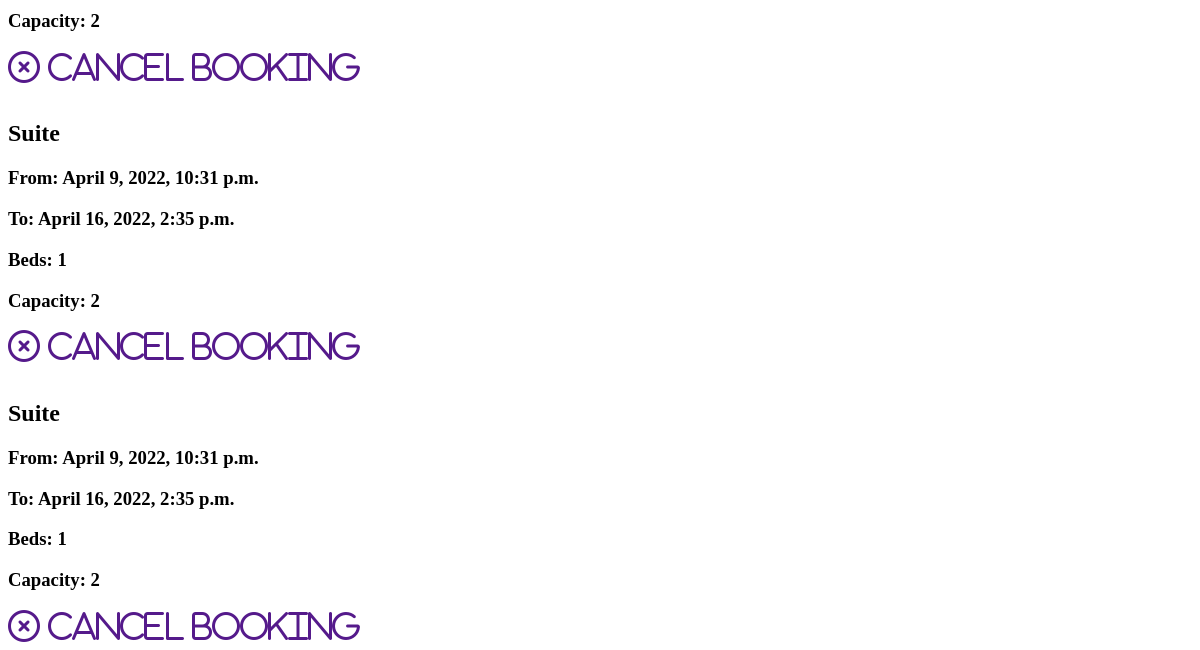
Before: /booking-list/ (signed in, lower part) with the older database file.
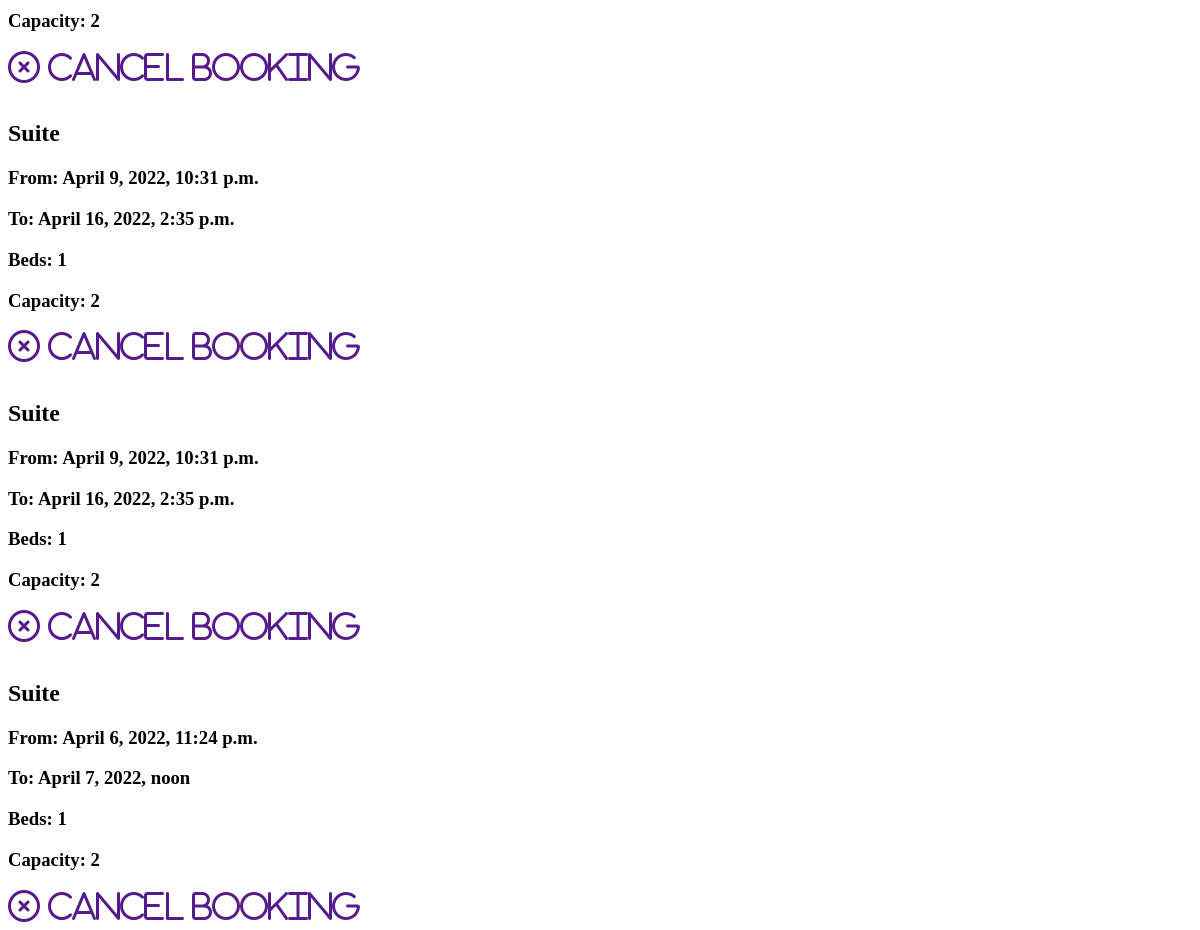
After: the same page with the newer database file.
### hotel/models.py (models this page shows, shortened)
class Booking(models.Model):
    user = models.ForeignKey(settings.AUTH_USER_MODEL, on_delete=models.CASCADE)
    room = models.ForeignKey(Room, on_delete=models.CASCADE)
    check_in = models.DateTimeField()
    check_out = models.DateTimeField()

class Room(models.Model):
    ROOM_CATEGORIES=(
        ('EXE', 'EXECUTIVE'),
        ('DEL', 'DELUXE'),
        ('PRE', 'PREMIUM'),
        ('STD', 'STANDARD'),
        ('PNT', 'PENTHOUSE')
    )
    number = models.IntegerField()
    category = models.CharField(max_length=3, choices=ROOM_CATEGORIES)
    beds = models.IntegerField()
    capacity = models.IntegerField()

### hotel/views.py (the view)
# urls.py: path("booking-list/", BookingList.as_view(), name="Booking-List"),
class BookingList(ListView):
    model = Booking
    def get_queryset(self, *args, **kwargs):
        if self.request.user.is_staff:
            booking_list = Booking.objects.all()
            return booking_list
        else:
            booking_list = Booking.objects.filter(user=self.request.user)
            return booking_list

### hotel/templates/hotel/booking_list.html (shortened to what this page needs)
{% load static %}
<!DOCTYPE html>
<html lang="en">
<head>
    <link rel="stylesheet" href="{% static 'hotel/css/booking_list_view.css' %}">
</head>
<body>
    <div class="content">
        <div class="bookings">
            {% for booking in booking_list %}
            <div class="booking">
                <div class="category">
                    <h2>{{booking.get_room_category}} Suite</h2>
                </div>
                <div class="from">
                    <h3>From: {{booking.check_in}}</h3>
                </div>
                <div class="to">
                    <h3>To: {{booking.check_out}}</h3>
                </div>
                <div class="beds">
                    <h3>Beds: {{booking.room.beds}}</h3>
                </div>
                <div class="capacity">
                    <h3>Capacity: {{booking.room.capacity}}</h3>
                </div>
                <div class="cancel"><a href="" class="invisible"><i
                            class="far fa-2x fa-times-circle"> Cancel
                            Booking</i></a></div>
            </div>
            {% endfor %}
        </div>
</body>
</html>

Changed rows visible on the page:
added Booking: check_in "April 6, 2022, 11:24 p.m.", check_out "April 7, 2022, noon", room.beds "1", room.capacity "2"
